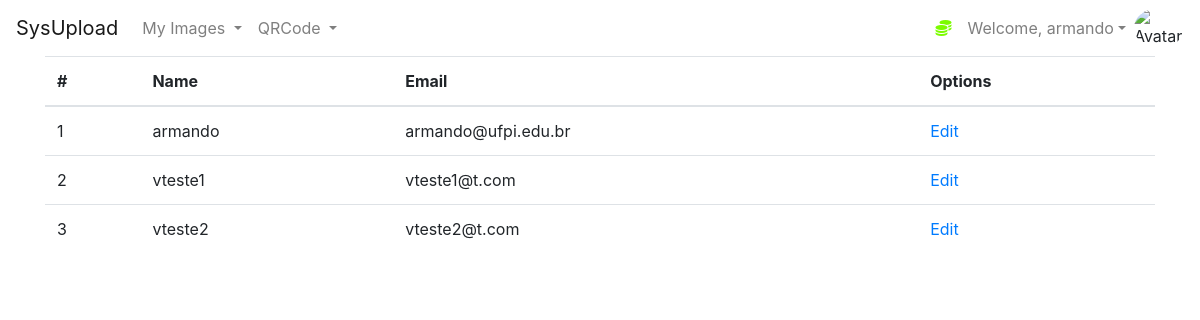
/users (signed in), run on an earlier commit of the app's database.
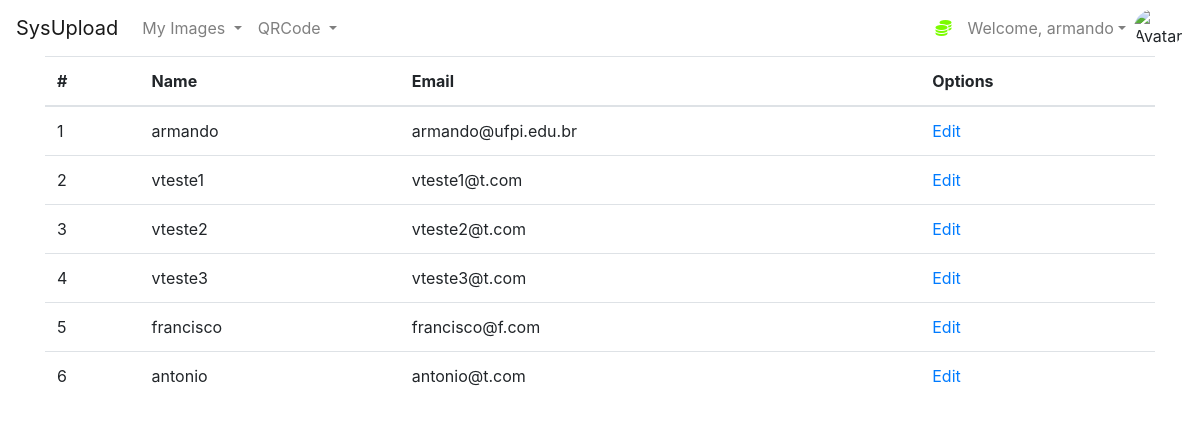
And on a later commit of the database.
### myapp/dao.py (models this page shows, shortened)
class User(db.Model, UserMixin):
    id = db.Column(db.Integer(), primary_key=True)
    username = db.Column(db.String(length=30), nullable=False, unique=True)
    email_address = db.Column(db.String(length=50), nullable=False, unique=True)
    password_hash = db.Column(db.String(length=60), nullable=False)
    my_files = db.relationship('File', secondary=user_files, backref='myfiles')
    @property
    def password(self):
        return self.password

### myapp/users.py (the view)
@app.route('/users')
@login_required
def pagination_page():
    page, per_page, offset = get_page_args(page_parameter='page', per_page_parameter='per_page')
    usersCollection = Users()
    users = usersCollection.list_all_users()
    total = len(users)
    pagination_users = get_users(offset=offset, per_page=per_page, users=users)
    pagination = Pagination(page=page, per_page=per_page, total=total, css_framework='bootstrap4')
    return render_template('user/pagination.html', users=pagination_users, page=page, per_page=per_page, pagination=pagination)

### myapp/dao.py (called while the page is built)
@login_manager.user_loader
def load_user(user_id):
    return User.query.get(int(user_id))

    def list_all_users(self):
        return User.query.all()

### myapp/users.py (called while the page is built)
def get_users(offset=0, per_page=10, users=users):
    return users[offset: offset + per_page]

### myapp/templates/user/pagination.html (shortened to what this page needs)
{% extends 'base.html' %}
{% block content %}
    <div class="container">
      <div class="table-responsive">
        <table class="table table-hover">
          <thead>
            <tr>
              <th>#</th>
              <th>Name</th>
              <th>Email</th>
              <th>Options</th>
            </tr>
          </thead>
          <tbody>
            {% for user in users %}
            <tr>
              <td>{{ loop.index + (page - 1) * per_page }}</td>
              <td>{{ user.username }}</td>
              <td>{{ user.email_address}} </td>
              <td><a href="{{ url_for('edit_user', id=user.id) }}">Edit</a></td>
            </tr>
            {% endfor %}
          </tbody>
        </table>
      </div>
    </div>
{% endblock %}

### myapp/templates/base.html (shortened to what this page needs)
<!doctype html>
<html lang="en">
   <head>
      <link rel="stylesheet" href="https://cdn.jsdelivr.net/npm/bootstrap@4.5.3/dist/css/bootstrap.min.css">
   </head>
   <body>
    <nav class="navbar navbar-expand-md navbar-light">
      <a class="navbar-brand" href="{{ url_for('dashboard_page') }} ">SysUpload</a>
      <div class="collapse navbar-collapse" id="navbarNav">
          {% if current_user.is_authenticated %}
            <ul class="navbar-nav mr-auto">
                <li class="nav-item dropdown">
                    <a class="nav-link dropdown-toggle" href="#" id="navbardrop1" data-toggle="dropdown">
                    My Images
                    </a>
                </li>
                <li class="nav-item dropdown">
                    <a class="nav-link dropdown-toggle" href="#" id="navbardrop2" data-toggle="dropdown">
                    QRCode
                    </a>
                </li>
            </ul>
            <ul class="navbar-nav">
                <li class="nav-item">
                    <a class="nav-link" style="color: lawngreen; font-weight: bold">
                        <i class="fas fa-coins"></i>
                    </a>
                </li>
                <li class="nav-item dropdown">
                    <a class="nav-link dropdown-toggle" href="#" id="navbardropprofile" data-toggle="dropdown">Welcome, {{ current_user.username }}</a>
                </li>
                <img src="{{ url_for('static', filename='img/anonymous2.png') }}" class="rounded-circle" style="width: 50px;" alt="Avatar">
            </ul>
          {% endif %}
      </div>
    </nav>
      {% block content %}
      {% endblock %}
   </body>
</html>

What changed in the data, as far as the page shows it:
added User: username "vteste3", email_address "vteste3@t.com"
added User: username "francisco", email_address "francisco@f.com"
added User: username "antonio", email_address "antonio@t.com"
